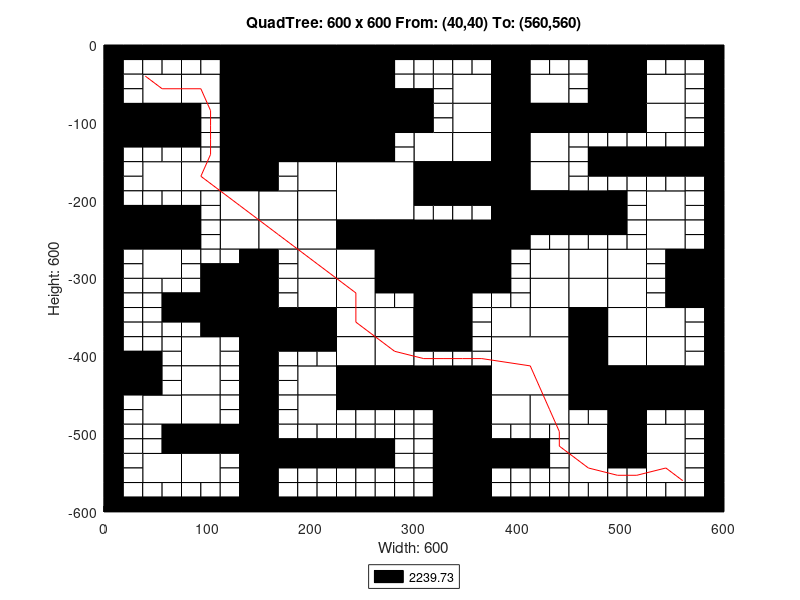

The MATLAB script that drew this image:
axis([0 600 -600 0]);
title('QuadTree: 600 x 600 From: (40,40) To: (560,560)');
xlabel('Width: 600');
ylabel('Height: 600');
rectangle('Position',[150 -75 75 75], 'FaceColor',[0 0 0]);
rectangle('Position',[150 -150 75 75], 'FaceColor',[0 0 0]);
rectangle('Position',[225 -225 75 75], 'FaceColor',[1 1 1]);
rectangle('Position',[300 -300 75 75], 'FaceColor',[0 0 0]);
rectangle('Position',[375 -450 75 75], 'FaceColor',[1 1 1]);
rectangle('Position',[37.5 -75 37.5 37.5], 'FaceColor',[1 1 1]);
rectangle('Position',[112.5 -37.5 37.5 37.5], 'FaceColor',[0 0 0]);
rectangle('Position',[75 -75 37.5 37.5], 'FaceColor',[1 1 1]);
rectangle('Position',[112.5 -75 37.5 37.5], 'FaceColor',[0 0 0]);
rectangle('Position',[0 -112.5 37.5 37.5], 'FaceColor',[0 0 0]);
rectangle('Position',[37.5 -112.5 37.5 37.5], 'FaceColor',[0 0 0]);
rectangle('Position',[112.5 -112.5 37.5 37.5], 'FaceColor',[0 0 0]);
rectangle('Position',[112.5 -150 37.5 37.5], 'FaceColor',[0 0 0]);
rectangle('Position',[225 -37.5 37.5 37.5], 'FaceColor',[0 0 0]);
rectangle('Position',[225 -75 37.5 37.5], 'FaceColor',[0 0 0]);
rectangle('Position',[225 -112.5 37.5 37.5], 'FaceColor',[0 0 0]);
rectangle('Position',[262.5 -112.5 37.5 37.5], 'FaceColor',[0 0 0]);
rectangle('Position',[225 -150 37.5 37.5], 'FaceColor',[0 0 0]);
rectangle('Position',[37.5 -187.5 37.5 37.5], 'FaceColor',[1 1 1]);
rectangle('Position',[75 -187.5 37.5 37.5], 'FaceColor',[1 1 1]);
rectangle('Position',[112.5 -187.5 37.5 37.5], 'FaceColor',[0 0 0]);
rectangle('Position',[112.5 -225 37.5 37.5], 'FaceColor',[1 1 1]);
rectangle('Position',[0 -262.5 37.5 37.5], 'FaceColor',[0 0 0]);
rectangle('Position',[37.5 -262.5 37.5 37.5], 'FaceColor',[0 0 0]);
rectangle('Position',[37.5 -300 37.5 37.5], 'FaceColor',[1 1 1]);
rectangle('Position',[112.5 -262.5 37.5 37.5], 'FaceColor',[1 1 1]);
rectangle('Position',[187.5 -187.5 37.5 37.5], 'FaceColor',[1 1 1]);
rectangle('Position',[150 -225 37.5 37.5], 'FaceColor',[1 1 1]);
rectangle('Position',[187.5 -225 37.5 37.5], 'FaceColor',[1 1 1]);
rectangle('Position',[150 -262.5 37.5 37.5], 'FaceColor',[1 1 1]);
rectangle('Position',[187.5 -262.5 37.5 37.5], 'FaceColor',[1 1 1]);
rectangle('Position',[187.5 -300 37.5 37.5], 'FaceColor',[1 1 1]);
rectangle('Position',[225 -262.5 37.5 37.5], 'FaceColor',[0 0 0]);
rectangle('Position',[262.5 -262.5 37.5 37.5], 'FaceColor',[0 0 0]);
rectangle('Position',[225 -300 37.5 37.5], 'FaceColor',[1 1 1]);
rectangle('Position',[262.5 -300 37.5 37.5], 'FaceColor',[0 0 0]);
rectangle('Position',[337.5 -75 37.5 37.5], 'FaceColor',[1 1 1]);
rectangle('Position',[375 -37.5 37.5 37.5], 'FaceColor',[0 0 0]);
rectangle('Position',[375 -75 37.5 37.5], 'FaceColor',[0 0 0]);
rectangle('Position',[412.5 -75 37.5 37.5], 'FaceColor',[1 1 1]);
rectangle('Position',[337.5 -112.5 37.5 37.5], 'FaceColor',[1 1 1]);
rectangle('Position',[300 -150 37.5 37.5], 'FaceColor',[1 1 1]);
rectangle('Position',[337.5 -150 37.5 37.5], 'FaceColor',[1 1 1]);
rectangle('Position',[375 -112.5 37.5 37.5], 'FaceColor',[0 0 0]);
rectangle('Position',[412.5 -112.5 37.5 37.5], 'FaceColor',[0 0 0]);
rectangle('Position',[375 -150 37.5 37.5], 'FaceColor',[0 0 0]);
rectangle('Position',[412.5 -150 37.5 37.5], 'FaceColor',[1 1 1]);
rectangle('Position',[487.5 -37.5 37.5 37.5], 'FaceColor',[0 0 0]);
rectangle('Position',[487.5 -75 37.5 37.5], 'FaceColor',[0 0 0]);
rectangle('Position',[525 -75 37.5 37.5], 'FaceColor',[1 1 1]);
rectangle('Position',[450 -112.5 37.5 37.5], 'FaceColor',[0 0 0]);
rectangle('Position',[487.5 -112.5 37.5 37.5], 'FaceColor',[0 0 0]);
rectangle('Position',[525 -112.5 37.5 37.5], 'FaceColor',[1 1 1]);
rectangle('Position',[300 -187.5 37.5 37.5], 'FaceColor',[0 0 0]);
rectangle('Position',[337.5 -187.5 37.5 37.5], 'FaceColor',[0 0 0]);
rectangle('Position',[375 -187.5 37.5 37.5], 'FaceColor',[0 0 0]);
rectangle('Position',[412.5 -187.5 37.5 37.5], 'FaceColor',[1 1 1]);
rectangle('Position',[375 -225 37.5 37.5], 'FaceColor',[0 0 0]);
rectangle('Position',[412.5 -225 37.5 37.5], 'FaceColor',[0 0 0]);
rectangle('Position',[375 -262.5 37.5 37.5], 'FaceColor',[0 0 0]);
rectangle('Position',[412.5 -300 37.5 37.5], 'FaceColor',[1 1 1]);
rectangle('Position',[450 -225 37.5 37.5], 'FaceColor',[0 0 0]);
rectangle('Position',[525 -225 37.5 37.5], 'FaceColor',[1 1 1]);
rectangle('Position',[450 -300 37.5 37.5], 'FaceColor',[1 1 1]);
rectangle('Position',[487.5 -300 37.5 37.5], 'FaceColor',[1 1 1]);
rectangle('Position',[525 -262.5 37.5 37.5], 'FaceColor',[1 1 1]);
rectangle('Position',[562.5 -300 37.5 37.5], 'FaceColor',[0 0 0]);
rectangle('Position',[112.5 -337.5 37.5 37.5], 'FaceColor',[0 0 0]);
rectangle('Position',[112.5 -375 37.5 37.5], 'FaceColor',[0 0 0]);
rectangle('Position',[0 -450 37.5 37.5], 'FaceColor',[0 0 0]);
rectangle('Position',[75 -412.5 37.5 37.5], 'FaceColor',[1 1 1]);
rectangle('Position',[75 -450 37.5 37.5], 'FaceColor',[1 1 1]);
rectangle('Position',[187.5 -337.5 37.5 37.5], 'FaceColor',[1 1 1]);
rectangle('Position',[150 -375 37.5 37.5], 'FaceColor',[0 0 0]);
rectangle('Position',[187.5 -375 37.5 37.5], 'FaceColor',[0 0 0]);
rectangle('Position',[225 -337.5 37.5 37.5], 'FaceColor',[1 1 1]);
rectangle('Position',[225 -375 37.5 37.5], 'FaceColor',[1 1 1]);
rectangle('Position',[262.5 -375 37.5 37.5], 'FaceColor',[1 1 1]);
rectangle('Position',[187.5 -450 37.5 37.5], 'FaceColor',[1 1 1]);
rectangle('Position',[225 -412.5 37.5 37.5], 'FaceColor',[1 1 1]);
rectangle('Position',[262.5 -412.5 37.5 37.5], 'FaceColor',[1 1 1]);
rectangle('Position',[225 -450 37.5 37.5], 'FaceColor',[0 0 0]);
rectangle('Position',[262.5 -450 37.5 37.5], 'FaceColor',[0 0 0]);
rectangle('Position',[37.5 -487.5 37.5 37.5], 'FaceColor',[1 1 1]);
rectangle('Position',[75 -487.5 37.5 37.5], 'FaceColor',[1 1 1]);
rectangle('Position',[75 -525 37.5 37.5], 'FaceColor',[0 0 0]);
rectangle('Position',[112.5 -525 37.5 37.5], 'FaceColor',[0 0 0]);
rectangle('Position',[37.5 -562.5 37.5 37.5], 'FaceColor',[1 1 1]);
rectangle('Position',[75 -562.5 37.5 37.5], 'FaceColor',[1 1 1]);
rectangle('Position',[187.5 -487.5 37.5 37.5], 'FaceColor',[1 1 1]);
rectangle('Position',[300 -337.5 37.5 37.5], 'FaceColor',[0 0 0]);
rectangle('Position',[300 -375 37.5 37.5], 'FaceColor',[0 0 0]);
rectangle('Position',[412.5 -337.5 37.5 37.5], 'FaceColor',[1 1 1]);
rectangle('Position',[375 -375 37.5 37.5], 'FaceColor',[1 1 1]);
rectangle('Position',[412.5 -375 37.5 37.5], 'FaceColor',[1 1 1]);
rectangle('Position',[300 -450 37.5 37.5], 'FaceColor',[0 0 0]);
rectangle('Position',[337.5 -450 37.5 37.5], 'FaceColor',[0 0 0]);
rectangle('Position',[450 -337.5 37.5 37.5], 'FaceColor',[1 1 1]);
rectangle('Position',[487.5 -337.5 37.5 37.5], 'FaceColor',[1 1 1]);
rectangle('Position',[450 -375 37.5 37.5], 'FaceColor',[0 0 0]);
rectangle('Position',[487.5 -375 37.5 37.5], 'FaceColor',[1 1 1]);
rectangle('Position',[562.5 -337.5 37.5 37.5], 'FaceColor',[0 0 0]);
rectangle('Position',[525 -375 37.5 37.5], 'FaceColor',[1 1 1]);
rectangle('Position',[450 -412.5 37.5 37.5], 'FaceColor',[0 0 0]);
rectangle('Position',[487.5 -412.5 37.5 37.5], 'FaceColor',[1 1 1]);
rectangle('Position',[450 -450 37.5 37.5], 'FaceColor',[0 0 0]);
rectangle('Position',[487.5 -450 37.5 37.5], 'FaceColor',[0 0 0]);
rectangle('Position',[525 -412.5 37.5 37.5], 'FaceColor',[1 1 1]);
rectangle('Position',[525 -450 37.5 37.5], 'FaceColor',[0 0 0]);
rectangle('Position',[562.5 -450 37.5 37.5], 'FaceColor',[0 0 0]);
rectangle('Position',[337.5 -487.5 37.5 37.5], 'FaceColor',[0 0 0]);
rectangle('Position',[337.5 -525 37.5 37.5], 'FaceColor',[0 0 0]);
rectangle('Position',[375 -487.5 37.5 37.5], 'FaceColor',[1 1 1]);
rectangle('Position',[412.5 -487.5 37.5 37.5], 'FaceColor',[1 1 1]);
rectangle('Position',[337.5 -562.5 37.5 37.5], 'FaceColor',[0 0 0]);
rectangle('Position',[337.5 -600 37.5 37.5], 'FaceColor',[0 0 0]);
rectangle('Position',[487.5 -487.5 37.5 37.5], 'FaceColor',[0 0 0]);
rectangle('Position',[450 -525 37.5 37.5], 'FaceColor',[1 1 1]);
rectangle('Position',[487.5 -525 37.5 37.5], 'FaceColor',[0 0 0]);
rectangle('Position',[525 -525 37.5 37.5], 'FaceColor',[1 1 1]);
rectangle('Position',[450 -562.5 37.5 37.5], 'FaceColor',[1 1 1]);
rectangle('Position',[525 -562.5 37.5 37.5], 'FaceColor',[1 1 1]);
rectangle('Position',[0 -18.75 18.75 18.75], 'FaceColor',[0 0 0]);
rectangle('Position',[18.75 -18.75 18.75 18.75], 'FaceColor',[0 0 0]);
rectangle('Position',[0 -37.5 18.75 18.75], 'FaceColor',[0 0 0]);
rectangle('Position',[18.75 -37.5 18.75 18.75], 'FaceColor',[1 1 1]);
rectangle('Position',[37.5 -18.75 18.75 18.75], 'FaceColor',[0 0 0]);
rectangle('Position',[56.25 -18.75 18.75 18.75], 'FaceColor',[0 0 0]);
rectangle('Position',[37.5 -37.5 18.75 18.75], 'FaceColor',[1 1 1]);
rectangle('Position',[56.25 -37.5 18.75 18.75], 'FaceColor',[1 1 1]);
rectangle('Position',[0 -56.25 18.75 18.75], 'FaceColor',[0 0 0]);
rectangle('Position',[18.75 -56.25 18.75 18.75], 'FaceColor',[1 1 1]);
rectangle('Position',[0 -75 18.75 18.75], 'FaceColor',[0 0 0]);
rectangle('Position',[18.75 -75 18.75 18.75], 'FaceColor',[1 1 1]);
rectangle('Position',[75 -18.75 18.75 18.75], 'FaceColor',[0 0 0]);
rectangle('Position',[93.75 -18.75 18.75 18.75], 'FaceColor',[0 0 0]);
rectangle('Position',[75 -37.5 18.75 18.75], 'FaceColor',[1 1 1]);
rectangle('Position',[93.75 -37.5 18.75 18.75], 'FaceColor',[1 1 1]);
rectangle('Position',[0 -131.25 18.75 18.75], 'FaceColor',[0 0 0]);
rectangle('Position',[18.75 -131.25 18.75 18.75], 'FaceColor',[0 0 0]);
rectangle('Position',[0 -150 18.75 18.75], 'FaceColor',[0 0 0]);
rectangle('Position',[18.75 -150 18.75 18.75], 'FaceColor',[1 1 1]);
rectangle('Position',[37.5 -131.25 18.75 18.75], 'FaceColor',[0 0 0]);
rectangle('Position',[56.25 -131.25 18.75 18.75], 'FaceColor',[0 0 0]);
rectangle('Position',[37.5 -150 18.75 18.75], 'FaceColor',[1 1 1]);
rectangle('Position',[56.25 -150 18.75 18.75], 'FaceColor',[1 1 1]);
rectangle('Position',[75 -93.75 18.75 18.75], 'FaceColor',[0 0 0]);
rectangle('Position',[93.75 -93.75 18.75 18.75], 'FaceColor',[1 1 1]);
rectangle('Position',[75 -112.5 18.75 18.75], 'FaceColor',[0 0 0]);
rectangle('Position',[93.75 -112.5 18.75 18.75], 'FaceColor',[1 1 1]);
rectangle('Position',[75 -131.25 18.75 18.75], 'FaceColor',[0 0 0]);
rectangle('Position',[93.75 -131.25 18.75 18.75], 'FaceColor',[1 1 1]);
rectangle('Position',[75 -150 18.75 18.75], 'FaceColor',[1 1 1]);
rectangle('Position',[93.75 -150 18.75 18.75], 'FaceColor',[1 1 1]);
rectangle('Position',[262.5 -18.75 18.75 18.75], 'FaceColor',[0 0 0]);
rectangle('Position',[281.25 -18.75 18.75 18.75], 'FaceColor',[0 0 0]);
rectangle('Position',[262.5 -37.5 18.75 18.75], 'FaceColor',[0 0 0]);
rectangle('Position',[281.25 -37.5 18.75 18.75], 'FaceColor',[1 1 1]);
rectangle('Position',[262.5 -56.25 18.75 18.75], 'FaceColor',[0 0 0]);
rectangle('Position',[281.25 -56.25 18.75 18.75], 'FaceColor',[1 1 1]);
rectangle('Position',[262.5 -75 18.75 18.75], 'FaceColor',[0 0 0]);
rectangle('Position',[281.25 -75 18.75 18.75], 'FaceColor',[0 0 0]);
rectangle('Position',[262.5 -131.25 18.75 18.75], 'FaceColor',[0 0 0]);
rectangle('Position',[281.25 -131.25 18.75 18.75], 'FaceColor',[1 1 1]);
rectangle('Position',[262.5 -150 18.75 18.75], 'FaceColor',[0 0 0]);
rectangle('Position',[281.25 -150 18.75 18.75], 'FaceColor',[1 1 1]);
rectangle('Position',[0 -168.75 18.75 18.75], 'FaceColor',[0 0 0]);
rectangle('Position',[18.75 -168.75 18.75 18.75], 'FaceColor',[1 1 1]);
rectangle('Position',[0 -187.5 18.75 18.75], 'FaceColor',[0 0 0]);
rectangle('Position',[18.75 -187.5 18.75 18.75], 'FaceColor',[1 1 1]);
rectangle('Position',[0 -206.25 18.75 18.75], 'FaceColor',[0 0 0]);
rectangle('Position',[18.75 -206.25 18.75 18.75], 'FaceColor',[1 1 1]);
rectangle('Position',[0 -225 18.75 18.75], 'FaceColor',[0 0 0]);
rectangle('Position',[18.75 -225 18.75 18.75], 'FaceColor',[0 0 0]);
rectangle('Position',[37.5 -206.25 18.75 18.75], 'FaceColor',[1 1 1]);
rectangle('Position',[56.25 -206.25 18.75 18.75], 'FaceColor',[1 1 1]);
rectangle('Position',[37.5 -225 18.75 18.75], 'FaceColor',[0 0 0]);
rectangle('Position',[56.25 -225 18.75 18.75], 'FaceColor',[0 0 0]);
rectangle('Position',[75 -206.25 18.75 18.75], 'FaceColor',[1 1 1]);
rectangle('Position',[93.75 -206.25 18.75 18.75], 'FaceColor',[1 1 1]);
rectangle('Position',[75 -225 18.75 18.75], 'FaceColor',[0 0 0]);
rectangle('Position',[93.75 -225 18.75 18.75], 'FaceColor',[1 1 1]);
rectangle('Position',[0 -281.25 18.75 18.75], 'FaceColor',[0 0 0]);
rectangle('Position',[18.75 -281.25 18.75 18.75], 'FaceColor',[1 1 1]);
rectangle('Position',[0 -300 18.75 18.75], 'FaceColor',[0 0 0]);
rectangle('Position',[18.75 -300 18.75 18.75], 'FaceColor',[1 1 1]);
rectangle('Position',[75 -243.75 18.75 18.75], 'FaceColor',[0 0 0]);
rectangle('Position',[93.75 -243.75 18.75 18.75], 'FaceColor',[1 1 1]);
rectangle('Position',[75 -262.5 18.75 18.75], 'FaceColor',[0 0 0]);
rectangle('Position',[93.75 -262.5 18.75 18.75], 'FaceColor',[1 1 1]);
rectangle('Position',[75 -281.25 18.75 18.75], 'FaceColor',[1 1 1]);
rectangle('Position',[93.75 -281.25 18.75 18.75], 'FaceColor',[1 1 1]);
rectangle('Position',[75 -300 18.75 18.75], 'FaceColor',[1 1 1]);
rectangle('Position',[93.75 -300 18.75 18.75], 'FaceColor',[0 0 0]);
rectangle('Position',[112.5 -281.25 18.75 18.75], 'FaceColor',[1 1 1]);
rectangle('Position',[131.25 -281.25 18.75 18.75], 'FaceColor',[0 0 0]);
rectangle('Position',[112.5 -300 18.75 18.75], 'FaceColor',[0 0 0]);
rectangle('Position',[131.25 -300 18.75 18.75], 'FaceColor',[0 0 0]);
rectangle('Position',[150 -168.75 18.75 18.75], 'FaceColor',[0 0 0]);
rectangle('Position',[168.75 -168.75 18.75 18.75], 'FaceColor',[1 1 1]);
rectangle('Position',[150 -187.5 18.75 18.75], 'FaceColor',[0 0 0]);
rectangle('Position',[168.75 -187.5 18.75 18.75], 'FaceColor',[1 1 1]);
rectangle('Position',[150 -281.25 18.75 18.75], 'FaceColor',[0 0 0]);
rectangle('Position',[168.75 -281.25 18.75 18.75], 'FaceColor',[1 1 1]);
rectangle('Position',[150 -300 18.75 18.75], 'FaceColor',[0 0 0]);
rectangle('Position',[168.75 -300 18.75 18.75], 'FaceColor',[1 1 1]);
rectangle('Position',[300 -18.75 18.75 18.75], 'FaceColor',[0 0 0]);
rectangle('Position',[318.75 -18.75 18.75 18.75], 'FaceColor',[0 0 0]);
rectangle('Position',[300 -37.5 18.75 18.75], 'FaceColor',[1 1 1]);
rectangle('Position',[318.75 -37.5 18.75 18.75], 'FaceColor',[1 1 1]);
rectangle('Position',[337.5 -18.75 18.75 18.75], 'FaceColor',[0 0 0]);
rectangle('Position',[356.25 -18.75 18.75 18.75], 'FaceColor',[0 0 0]);
rectangle('Position',[337.5 -37.5 18.75 18.75], 'FaceColor',[1 1 1]);
rectangle('Position',[356.25 -37.5 18.75 18.75], 'FaceColor',[1 1 1]);
rectangle('Position',[300 -56.25 18.75 18.75], 'FaceColor',[1 1 1]);
rectangle('Position',[318.75 -56.25 18.75 18.75], 'FaceColor',[1 1 1]);
rectangle('Position',[300 -75 18.75 18.75], 'FaceColor',[0 0 0]);
rectangle('Position',[318.75 -75 18.75 18.75], 'FaceColor',[1 1 1]);
rectangle('Position',[412.5 -18.75 18.75 18.75], 'FaceColor',[0 0 0]);
rectangle('Position',[431.25 -18.75 18.75 18.75], 'FaceColor',[0 0 0]);
rectangle('Position',[412.5 -37.5 18.75 18.75], 'FaceColor',[1 1 1]);
rectangle('Position',[431.25 -37.5 18.75 18.75], 'FaceColor',[1 1 1]);
rectangle('Position',[300 -93.75 18.75 18.75], 'FaceColor',[0 0 0]);
rectangle('Position',[318.75 -93.75 18.75 18.75], 'FaceColor',[1 1 1]);
rectangle('Position',[300 -112.5 18.75 18.75], 'FaceColor',[0 0 0]);
rectangle('Position',[318.75 -112.5 18.75 18.75], 'FaceColor',[1 1 1]);
rectangle('Position',[450 -18.75 18.75 18.75], 'FaceColor',[0 0 0]);
rectangle('Position',[468.75 -18.75 18.75 18.75], 'FaceColor',[0 0 0]);
rectangle('Position',[450 -37.5 18.75 18.75], 'FaceColor',[1 1 1]);
rectangle('Position',[468.75 -37.5 18.75 18.75], 'FaceColor',[0 0 0]);
rectangle('Position',[450 -56.25 18.75 18.75], 'FaceColor',[1 1 1]);
rectangle('Position',[468.75 -56.25 18.75 18.75], 'FaceColor',[0 0 0]);
rectangle('Position',[450 -75 18.75 18.75], 'FaceColor',[1 1 1]);
rectangle('Position',[468.75 -75 18.75 18.75], 'FaceColor',[0 0 0]);
rectangle('Position',[525 -18.75 18.75 18.75], 'FaceColor',[0 0 0]);
rectangle('Position',[543.75 -18.75 18.75 18.75], 'FaceColor',[0 0 0]);
rectangle('Position',[525 -37.5 18.75 18.75], 'FaceColor',[1 1 1]);
rectangle('Position',[543.75 -37.5 18.75 18.75], 'FaceColor',[1 1 1]);
rectangle('Position',[562.5 -18.75 18.75 18.75], 'FaceColor',[0 0 0]);
rectangle('Position',[581.25 -18.75 18.75 18.75], 'FaceColor',[0 0 0]);
rectangle('Position',[562.5 -37.5 18.75 18.75], 'FaceColor',[1 1 1]);
rectangle('Position',[581.25 -37.5 18.75 18.75], 'FaceColor',[0 0 0]);
rectangle('Position',[562.5 -56.25 18.75 18.75], 'FaceColor',[1 1 1]);
rectangle('Position',[581.25 -56.25 18.75 18.75], 'FaceColor',[0 0 0]);
rectangle('Position',[562.5 -75 18.75 18.75], 'FaceColor',[1 1 1]);
rectangle('Position',[581.25 -75 18.75 18.75], 'FaceColor',[0 0 0]);
rectangle('Position',[450 -131.25 18.75 18.75], 'FaceColor',[1 1 1]);
rectangle('Position',[468.75 -131.25 18.75 18.75], 'FaceColor',[1 1 1]);
rectangle('Position',[450 -150 18.75 18.75], 'FaceColor',[1 1 1]);
rectangle('Position',[468.75 -150 18.75 18.75], 'FaceColor',[0 0 0]);
rectangle('Position',[487.5 -131.25 18.75 18.75], 'FaceColor',[1 1 1]);
rectangle('Position',[506.25 -131.25 18.75 18.75], 'FaceColor',[1 1 1]);
rectangle('Position',[487.5 -150 18.75 18.75], 'FaceColor',[0 0 0]);
rectangle('Position',[506.25 -150 18.75 18.75], 'FaceColor',[0 0 0]);
rectangle('Position',[562.5 -93.75 18.75 18.75], 'FaceColor',[1 1 1]);
rectangle('Position',[581.25 -93.75 18.75 18.75], 'FaceColor',[0 0 0]);
rectangle('Position',[562.5 -112.5 18.75 18.75], 'FaceColor',[1 1 1]);
rectangle('Position',[581.25 -112.5 18.75 18.75], 'FaceColor',[0 0 0]);
rectangle('Position',[525 -131.25 18.75 18.75], 'FaceColor',[1 1 1]);
rectangle('Position',[543.75 -131.25 18.75 18.75], 'FaceColor',[1 1 1]);
rectangle('Position',[525 -150 18.75 18.75], 'FaceColor',[0 0 0]);
rectangle('Position',[543.75 -150 18.75 18.75], 'FaceColor',[0 0 0]);
rectangle('Position',[562.5 -131.25 18.75 18.75], 'FaceColor',[1 1 1]);
rectangle('Position',[581.25 -131.25 18.75 18.75], 'FaceColor',[0 0 0]);
rectangle('Position',[562.5 -150 18.75 18.75], 'FaceColor',[0 0 0]);
rectangle('Position',[581.25 -150 18.75 18.75], 'FaceColor',[0 0 0]);
rectangle('Position',[300 -206.25 18.75 18.75], 'FaceColor',[0 0 0]);
rectangle('Position',[318.75 -206.25 18.75 18.75], 'FaceColor',[0 0 0]);
rectangle('Position',[300 -225 18.75 18.75], 'FaceColor',[1 1 1]);
rectangle('Position',[318.75 -225 18.75 18.75], 'FaceColor',[1 1 1]);
rectangle('Position',[337.5 -206.25 18.75 18.75], 'FaceColor',[0 0 0]);
rectangle('Position',[356.25 -206.25 18.75 18.75], 'FaceColor',[0 0 0]);
rectangle('Position',[337.5 -225 18.75 18.75], 'FaceColor',[1 1 1]);
rectangle('Position',[356.25 -225 18.75 18.75], 'FaceColor',[1 1 1]);
rectangle('Position',[412.5 -243.75 18.75 18.75], 'FaceColor',[0 0 0]);
rectangle('Position',[431.25 -243.75 18.75 18.75], 'FaceColor',[0 0 0]);
rectangle('Position',[412.5 -262.5 18.75 18.75], 'FaceColor',[1 1 1]);
rectangle('Position',[431.25 -262.5 18.75 18.75], 'FaceColor',[1 1 1]);
rectangle('Position',[375 -281.25 18.75 18.75], 'FaceColor',[0 0 0]);
rectangle('Position',[393.75 -281.25 18.75 18.75], 'FaceColor',[1 1 1]);
rectangle('Position',[375 -300 18.75 18.75], 'FaceColor',[0 0 0]);
rectangle('Position',[393.75 -300 18.75 18.75], 'FaceColor',[1 1 1]);
rectangle('Position',[450 -168.75 18.75 18.75], 'FaceColor',[1 1 1]);
rectangle('Position',[468.75 -168.75 18.75 18.75], 'FaceColor',[0 0 0]);
rectangle('Position',[450 -187.5 18.75 18.75], 'FaceColor',[1 1 1]);
rectangle('Position',[468.75 -187.5 18.75 18.75], 'FaceColor',[1 1 1]);
rectangle('Position',[487.5 -168.75 18.75 18.75], 'FaceColor',[0 0 0]);
rectangle('Position',[506.25 -168.75 18.75 18.75], 'FaceColor',[0 0 0]);
rectangle('Position',[487.5 -187.5 18.75 18.75], 'FaceColor',[1 1 1]);
rectangle('Position',[506.25 -187.5 18.75 18.75], 'FaceColor',[1 1 1]);
rectangle('Position',[487.5 -206.25 18.75 18.75], 'FaceColor',[0 0 0]);
rectangle('Position',[506.25 -206.25 18.75 18.75], 'FaceColor',[1 1 1]);
rectangle('Position',[487.5 -225 18.75 18.75], 'FaceColor',[0 0 0]);
rectangle('Position',[506.25 -225 18.75 18.75], 'FaceColor',[1 1 1]);
rectangle('Position',[525 -168.75 18.75 18.75], 'FaceColor',[0 0 0]);
rectangle('Position',[543.75 -168.75 18.75 18.75], 'FaceColor',[0 0 0]);
rectangle('Position',[525 -187.5 18.75 18.75], 'FaceColor',[1 1 1]);
rectangle('Position',[543.75 -187.5 18.75 18.75], 'FaceColor',[1 1 1]);
rectangle('Position',[562.5 -168.75 18.75 18.75], 'FaceColor',[0 0 0]);
rectangle('Position',[581.25 -168.75 18.75 18.75], 'FaceColor',[0 0 0]);
rectangle('Position',[562.5 -187.5 18.75 18.75], 'FaceColor',[1 1 1]);
rectangle('Position',[581.25 -187.5 18.75 18.75], 'FaceColor',[0 0 0]);
rectangle('Position',[562.5 -206.25 18.75 18.75], 'FaceColor',[1 1 1]);
rectangle('Position',[581.25 -206.25 18.75 18.75], 'FaceColor',[0 0 0]);
rectangle('Position',[562.5 -225 18.75 18.75], 'FaceColor',[1 1 1]);
rectangle('Position',[581.25 -225 18.75 18.75], 'FaceColor',[0 0 0]);
rectangle('Position',[450 -243.75 18.75 18.75], 'FaceColor',[0 0 0]);
rectangle('Position',[468.75 -243.75 18.75 18.75], 'FaceColor',[0 0 0]);
rectangle('Position',[450 -262.5 18.75 18.75], 'FaceColor',[1 1 1]);
rectangle('Position',[468.75 -262.5 18.75 18.75], 'FaceColor',[1 1 1]);
rectangle('Position',[487.5 -243.75 18.75 18.75], 'FaceColor',[0 0 0]);
rectangle('Position',[506.25 -243.75 18.75 18.75], 'FaceColor',[1 1 1]);
rectangle('Position',[487.5 -262.5 18.75 18.75], 'FaceColor',[1 1 1]);
rectangle('Position',[506.25 -262.5 18.75 18.75], 'FaceColor',[1 1 1]);
rectangle('Position',[562.5 -243.75 18.75 18.75], 'FaceColor',[1 1 1]);
rectangle('Position',[581.25 -243.75 18.75 18.75], 'FaceColor',[0 0 0]);
rectangle('Position',[562.5 -262.5 18.75 18.75], 'FaceColor',[1 1 1]);
rectangle('Position',[581.25 -262.5 18.75 18.75], 'FaceColor',[0 0 0]);
rectangle('Position',[525 -281.25 18.75 18.75], 'FaceColor',[1 1 1]);
rectangle('Position',[543.75 -281.25 18.75 18.75], 'FaceColor',[0 0 0]);
rectangle('Position',[525 -300 18.75 18.75], 'FaceColor',[1 1 1]);
rectangle('Position',[543.75 -300 18.75 18.75], 'FaceColor',[0 0 0]);
rectangle('Position',[0 -318.75 18.75 18.75], 'FaceColor',[0 0 0]);
rectangle('Position',[18.75 -318.75 18.75 18.75], 'FaceColor',[1 1 1]);
rectangle('Position',[0 -337.5 18.75 18.75], 'FaceColor',[0 0 0]);
rectangle('Position',[18.75 -337.5 18.75 18.75], 'FaceColor',[1 1 1]);
rectangle('Position',[37.5 -318.75 18.75 18.75], 'FaceColor',[1 1 1]);
rectangle('Position',[56.25 -318.75 18.75 18.75], 'FaceColor',[1 1 1]);
rectangle('Position',[37.5 -337.5 18.75 18.75], 'FaceColor',[1 1 1]);
rectangle('Position',[56.25 -337.5 18.75 18.75], 'FaceColor',[0 0 0]);
rectangle('Position',[0 -356.25 18.75 18.75], 'FaceColor',[0 0 0]);
rectangle('Position',[18.75 -356.25 18.75 18.75], 'FaceColor',[1 1 1]);
rectangle('Position',[0 -375 18.75 18.75], 'FaceColor',[0 0 0]);
rectangle('Position',[18.75 -375 18.75 18.75], 'FaceColor',[1 1 1]);
rectangle('Position',[37.5 -356.25 18.75 18.75], 'FaceColor',[1 1 1]);
rectangle('Position',[56.25 -356.25 18.75 18.75], 'FaceColor',[0 0 0]);
rectangle('Position',[37.5 -375 18.75 18.75], 'FaceColor',[1 1 1]);
rectangle('Position',[56.25 -375 18.75 18.75], 'FaceColor',[1 1 1]);
rectangle('Position',[75 -318.75 18.75 18.75], 'FaceColor',[1 1 1]);
rectangle('Position',[93.75 -318.75 18.75 18.75], 'FaceColor',[0 0 0]);
rectangle('Position',[75 -337.5 18.75 18.75], 'FaceColor',[0 0 0]);
rectangle('Position',[93.75 -337.5 18.75 18.75], 'FaceColor',[0 0 0]);
rectangle('Position',[75 -356.25 18.75 18.75], 'FaceColor',[0 0 0]);
rectangle('Position',[93.75 -356.25 18.75 18.75], 'FaceColor',[0 0 0]);
rectangle('Position',[75 -375 18.75 18.75], 'FaceColor',[1 1 1]);
rectangle('Position',[93.75 -375 18.75 18.75], 'FaceColor',[0 0 0]);
rectangle('Position',[0 -393.75 18.75 18.75], 'FaceColor',[0 0 0]);
rectangle('Position',[18.75 -393.75 18.75 18.75], 'FaceColor',[1 1 1]);
rectangle('Position',[0 -412.5 18.75 18.75], 'FaceColor',[0 0 0]);
rectangle('Position',[18.75 -412.5 18.75 18.75], 'FaceColor',[0 0 0]);
rectangle('Position',[37.5 -393.75 18.75 18.75], 'FaceColor',[1 1 1]);
rectangle('Position',[56.25 -393.75 18.75 18.75], 'FaceColor',[1 1 1]);
rectangle('Position',[37.5 -412.5 18.75 18.75], 'FaceColor',[0 0 0]);
rectangle('Position',[56.25 -412.5 18.75 18.75], 'FaceColor',[1 1 1]);
rectangle('Position',[37.5 -431.25 18.75 18.75], 'FaceColor',[0 0 0]);
rectangle('Position',[56.25 -431.25 18.75 18.75], 'FaceColor',[1 1 1]);
rectangle('Position',[37.5 -450 18.75 18.75], 'FaceColor',[0 0 0]);
rectangle('Position',[56.25 -450 18.75 18.75], 'FaceColor',[1 1 1]);
rectangle('Position',[112.5 -393.75 18.75 18.75], 'FaceColor',[1 1 1]);
rectangle('Position',[131.25 -393.75 18.75 18.75], 'FaceColor',[0 0 0]);
rectangle('Position',[112.5 -412.5 18.75 18.75], 'FaceColor',[1 1 1]);
rectangle('Position',[131.25 -412.5 18.75 18.75], 'FaceColor',[0 0 0]);
rectangle('Position',[112.5 -431.25 18.75 18.75], 'FaceColor',[1 1 1]);
rectangle('Position',[131.25 -431.25 18.75 18.75], 'FaceColor',[0 0 0]);
rectangle('Position',[112.5 -450 18.75 18.75], 'FaceColor',[1 1 1]);
rectangle('Position',[131.25 -450 18.75 18.75], 'FaceColor',[0 0 0]);
rectangle('Position',[150 -318.75 18.75 18.75], 'FaceColor',[0 0 0]);
rectangle('Position',[168.75 -318.75 18.75 18.75], 'FaceColor',[1 1 1]);
rectangle('Position',[150 -337.5 18.75 18.75], 'FaceColor',[0 0 0]);
rectangle('Position',[168.75 -337.5 18.75 18.75], 'FaceColor',[1 1 1]);
rectangle('Position',[262.5 -318.75 18.75 18.75], 'FaceColor',[0 0 0]);
rectangle('Position',[281.25 -318.75 18.75 18.75], 'FaceColor',[0 0 0]);
rectangle('Position',[262.5 -337.5 18.75 18.75], 'FaceColor',[1 1 1]);
rectangle('Position',[281.25 -337.5 18.75 18.75], 'FaceColor',[1 1 1]);
rectangle('Position',[150 -393.75 18.75 18.75], 'FaceColor',[0 0 0]);
rectangle('Position',[168.75 -393.75 18.75 18.75], 'FaceColor',[0 0 0]);
rectangle('Position',[150 -412.5 18.75 18.75], 'FaceColor',[0 0 0]);
rectangle('Position',[168.75 -412.5 18.75 18.75], 'FaceColor',[1 1 1]);
rectangle('Position',[187.5 -393.75 18.75 18.75], 'FaceColor',[0 0 0]);
rectangle('Position',[206.25 -393.75 18.75 18.75], 'FaceColor',[0 0 0]);
rectangle('Position',[187.5 -412.5 18.75 18.75], 'FaceColor',[1 1 1]);
rectangle('Position',[206.25 -412.5 18.75 18.75], 'FaceColor',[1 1 1]);
rectangle('Position',[150 -431.25 18.75 18.75], 'FaceColor',[0 0 0]);
rectangle('Position',[168.75 -431.25 18.75 18.75], 'FaceColor',[1 1 1]);
rectangle('Position',[150 -450 18.75 18.75], 'FaceColor',[0 0 0]);
rectangle('Position',[168.75 -450 18.75 18.75], 'FaceColor',[1 1 1]);
rectangle('Position',[0 -468.75 18.75 18.75], 'FaceColor',[0 0 0]);
rectangle('Position',[18.75 -468.75 18.75 18.75], 'FaceColor',[1 1 1]);
rectangle('Position',[0 -487.5 18.75 18.75], 'FaceColor',[0 0 0]);
rectangle('Position',[18.75 -487.5 18.75 18.75], 'FaceColor',[1 1 1]);
rectangle('Position',[0 -506.25 18.75 18.75], 'FaceColor',[0 0 0]);
rectangle('Position',[18.75 -506.25 18.75 18.75], 'FaceColor',[1 1 1]);
rectangle('Position',[0 -525 18.75 18.75], 'FaceColor',[0 0 0]);
rectangle('Position',[18.75 -525 18.75 18.75], 'FaceColor',[1 1 1]);
rectangle('Position',[37.5 -506.25 18.75 18.75], 'FaceColor',[1 1 1]);
rectangle('Position',[56.25 -506.25 18.75 18.75], 'FaceColor',[0 0 0]);
rectangle('Position',[37.5 -525 18.75 18.75], 'FaceColor',[1 1 1]);
rectangle('Position',[56.25 -525 18.75 18.75], 'FaceColor',[0 0 0]);
rectangle('Position',[112.5 -468.75 18.75 18.75], 'FaceColor',[1 1 1]);
rectangle('Position',[131.25 -468.75 18.75 18.75], 'FaceColor',[0 0 0]);
rectangle('Position',[112.5 -487.5 18.75 18.75], 'FaceColor',[1 1 1]);
rectangle('Position',[131.25 -487.5 18.75 18.75], 'FaceColor',[0 0 0]);
rectangle('Position',[0 -543.75 18.75 18.75], 'FaceColor',[0 0 0]);
rectangle('Position',[18.75 -543.75 18.75 18.75], 'FaceColor',[1 1 1]);
rectangle('Position',[0 -562.5 18.75 18.75], 'FaceColor',[0 0 0]);
rectangle('Position',[18.75 -562.5 18.75 18.75], 'FaceColor',[1 1 1]);
rectangle('Position',[0 -581.25 18.75 18.75], 'FaceColor',[0 0 0]);
rectangle('Position',[18.75 -581.25 18.75 18.75], 'FaceColor',[1 1 1]);
rectangle('Position',[0 -600 18.75 18.75], 'FaceColor',[0 0 0]);
rectangle('Position',[18.75 -600 18.75 18.75], 'FaceColor',[0 0 0]);
rectangle('Position',[37.5 -581.25 18.75 18.75], 'FaceColor',[1 1 1]);
rectangle('Position',[56.25 -581.25 18.75 18.75], 'FaceColor',[1 1 1]);
rectangle('Position',[37.5 -600 18.75 18.75], 'FaceColor',[0 0 0]);
rectangle('Position',[56.25 -600 18.75 18.75], 'FaceColor',[0 0 0]);
rectangle('Position',[112.5 -543.75 18.75 18.75], 'FaceColor',[1 1 1]);
rectangle('Position',[131.25 -543.75 18.75 18.75], 'FaceColor',[0 0 0]);
rectangle('Position',[112.5 -562.5 18.75 18.75], 'FaceColor',[1 1 1]);
rectangle('Position',[131.25 -562.5 18.75 18.75], 'FaceColor',[0 0 0]);
rectangle('Position',[75 -581.25 18.75 18.75], 'FaceColor',[1 1 1]);
rectangle('Position',[93.75 -581.25 18.75 18.75], 'FaceColor',[1 1 1]);
rectangle('Position',[75 -600 18.75 18.75], 'FaceColor',[0 0 0]);
rectangle('Position',[93.75 -600 18.75 18.75], 'FaceColor',[0 0 0]);
rectangle('Position',[112.5 -581.25 18.75 18.75], 'FaceColor',[1 1 1]);
rectangle('Position',[131.25 -581.25 18.75 18.75], 'FaceColor',[0 0 0]);
rectangle('Position',[112.5 -600 18.75 18.75], 'FaceColor',[0 0 0]);
rectangle('Position',[131.25 -600 18.75 18.75], 'FaceColor',[0 0 0]);
rectangle('Position',[150 -468.75 18.75 18.75], 'FaceColor',[0 0 0]);
rectangle('Position',[168.75 -468.75 18.75 18.75], 'FaceColor',[1 1 1]);
rectangle('Position',[150 -487.5 18.75 18.75], 'FaceColor',[0 0 0]);
rectangle('Position',[168.75 -487.5 18.75 18.75], 'FaceColor',[1 1 1]);
rectangle('Position',[150 -506.25 18.75 18.75], 'FaceColor',[0 0 0]);
rectangle('Position',[168.75 -506.25 18.75 18.75], 'FaceColor',[1 1 1]);
rectangle('Position',[150 -525 18.75 18.75], 'FaceColor',[0 0 0]);
rectangle('Position',[168.75 -525 18.75 18.75], 'FaceColor',[0 0 0]);
rectangle('Position',[187.5 -506.25 18.75 18.75], 'FaceColor',[1 1 1]);
rectangle('Position',[206.25 -506.25 18.75 18.75], 'FaceColor',[1 1 1]);
rectangle('Position',[187.5 -525 18.75 18.75], 'FaceColor',[0 0 0]);
rectangle('Position',[206.25 -525 18.75 18.75], 'FaceColor',[0 0 0]);
rectangle('Position',[225 -468.75 18.75 18.75], 'FaceColor',[0 0 0]);
rectangle('Position',[243.75 -468.75 18.75 18.75], 'FaceColor',[0 0 0]);
rectangle('Position',[225 -487.5 18.75 18.75], 'FaceColor',[1 1 1]);
rectangle('Position',[243.75 -487.5 18.75 18.75], 'FaceColor',[1 1 1]);
rectangle('Position',[262.5 -468.75 18.75 18.75], 'FaceColor',[0 0 0]);
rectangle('Position',[281.25 -468.75 18.75 18.75], 'FaceColor',[0 0 0]);
rectangle('Position',[262.5 -487.5 18.75 18.75], 'FaceColor',[1 1 1]);
rectangle('Position',[281.25 -487.5 18.75 18.75], 'FaceColor',[1 1 1]);
rectangle('Position',[225 -506.25 18.75 18.75], 'FaceColor',[1 1 1]);
rectangle('Position',[243.75 -506.25 18.75 18.75], 'FaceColor',[1 1 1]);
rectangle('Position',[225 -525 18.75 18.75], 'FaceColor',[0 0 0]);
rectangle('Position',[243.75 -525 18.75 18.75], 'FaceColor',[0 0 0]);
rectangle('Position',[262.5 -506.25 18.75 18.75], 'FaceColor',[1 1 1]);
rectangle('Position',[281.25 -506.25 18.75 18.75], 'FaceColor',[1 1 1]);
rectangle('Position',[262.5 -525 18.75 18.75], 'FaceColor',[0 0 0]);
rectangle('Position',[281.25 -525 18.75 18.75], 'FaceColor',[1 1 1]);
rectangle('Position',[150 -543.75 18.75 18.75], 'FaceColor',[0 0 0]);
rectangle('Position',[168.75 -543.75 18.75 18.75], 'FaceColor',[0 0 0]);
rectangle('Position',[150 -562.5 18.75 18.75], 'FaceColor',[0 0 0]);
rectangle('Position',[168.75 -562.5 18.75 18.75], 'FaceColor',[1 1 1]);
rectangle('Position',[187.5 -543.75 18.75 18.75], 'FaceColor',[0 0 0]);
rectangle('Position',[206.25 -543.75 18.75 18.75], 'FaceColor',[0 0 0]);
rectangle('Position',[187.5 -562.5 18.75 18.75], 'FaceColor',[1 1 1]);
rectangle('Position',[206.25 -562.5 18.75 18.75], 'FaceColor',[1 1 1]);
rectangle('Position',[150 -581.25 18.75 18.75], 'FaceColor',[0 0 0]);
rectangle('Position',[168.75 -581.25 18.75 18.75], 'FaceColor',[1 1 1]);
rectangle('Position',[150 -600 18.75 18.75], 'FaceColor',[0 0 0]);
rectangle('Position',[168.75 -600 18.75 18.75], 'FaceColor',[0 0 0]);
rectangle('Position',[187.5 -581.25 18.75 18.75], 'FaceColor',[1 1 1]);
rectangle('Position',[206.25 -581.25 18.75 18.75], 'FaceColor',[1 1 1]);
rectangle('Position',[187.5 -600 18.75 18.75], 'FaceColor',[0 0 0]);
rectangle('Position',[206.25 -600 18.75 18.75], 'FaceColor',[0 0 0]);
rectangle('Position',[225 -543.75 18.75 18.75], 'FaceColor',[0 0 0]);
rectangle('Position',[243.75 -543.75 18.75 18.75], 'FaceColor',[0 0 0]);
rectangle('Position',[225 -562.5 18.75 18.75], 'FaceColor',[1 1 1]);
rectangle('Position',[243.75 -562.5 18.75 18.75], 'FaceColor',[1 1 1]);
rectangle('Position',[262.5 -543.75 18.75 18.75], 'FaceColor',[0 0 0]);
rectangle('Position',[281.25 -543.75 18.75 18.75], 'FaceColor',[1 1 1]);
rectangle('Position',[262.5 -562.5 18.75 18.75], 'FaceColor',[1 1 1]);
rectangle('Position',[281.25 -562.5 18.75 18.75], 'FaceColor',[1 1 1]);
rectangle('Position',[225 -581.25 18.75 18.75], 'FaceColor',[1 1 1]);
rectangle('Position',[243.75 -581.25 18.75 18.75], 'FaceColor',[1 1 1]);
rectangle('Position',[225 -600 18.75 18.75], 'FaceColor',[0 0 0]);
rectangle('Position',[243.75 -600 18.75 18.75], 'FaceColor',[0 0 0]);
rectangle('Position',[262.5 -581.25 18.75 18.75], 'FaceColor',[1 1 1]);
rectangle('Position',[281.25 -581.25 18.75 18.75], 'FaceColor',[1 1 1]);
rectangle('Position',[262.5 -600 18.75 18.75], 'FaceColor',[0 0 0]);
rectangle('Position',[281.25 -600 18.75 18.75], 'FaceColor',[0 0 0]);
rectangle('Position',[337.5 -318.75 18.75 18.75], 'FaceColor',[0 0 0]);
rectangle('Position',[356.25 -318.75 18.75 18.75], 'FaceColor',[0 0 0]);
rectangle('Position',[337.5 -337.5 18.75 18.75], 'FaceColor',[0 0 0]);
rectangle('Position',[356.25 -337.5 18.75 18.75], 'FaceColor',[1 1 1]);
rectangle('Position',[337.5 -356.25 18.75 18.75], 'FaceColor',[0 0 0]);
rectangle('Position',[356.25 -356.25 18.75 18.75], 'FaceColor',[1 1 1]);
rectangle('Position',[337.5 -375 18.75 18.75], 'FaceColor',[0 0 0]);
rectangle('Position',[356.25 -375 18.75 18.75], 'FaceColor',[1 1 1]);
rectangle('Position',[375 -318.75 18.75 18.75], 'FaceColor',[0 0 0]);
rectangle('Position',[393.75 -318.75 18.75 18.75], 'FaceColor',[1 1 1]);
rectangle('Position',[375 -337.5 18.75 18.75], 'FaceColor',[1 1 1]);
rectangle('Position',[393.75 -337.5 18.75 18.75], 'FaceColor',[1 1 1]);
rectangle('Position',[300 -393.75 18.75 18.75], 'FaceColor',[0 0 0]);
rectangle('Position',[318.75 -393.75 18.75 18.75], 'FaceColor',[0 0 0]);
rectangle('Position',[300 -412.5 18.75 18.75], 'FaceColor',[1 1 1]);
rectangle('Position',[318.75 -412.5 18.75 18.75], 'FaceColor',[1 1 1]);
rectangle('Position',[337.5 -393.75 18.75 18.75], 'FaceColor',[0 0 0]);
rectangle('Position',[356.25 -393.75 18.75 18.75], 'FaceColor',[1 1 1]);
rectangle('Position',[337.5 -412.5 18.75 18.75], 'FaceColor',[1 1 1]);
rectangle('Position',[356.25 -412.5 18.75 18.75], 'FaceColor',[1 1 1]);
rectangle('Position',[525 -318.75 18.75 18.75], 'FaceColor',[1 1 1]);
rectangle('Position',[543.75 -318.75 18.75 18.75], 'FaceColor',[0 0 0]);
rectangle('Position',[525 -337.5 18.75 18.75], 'FaceColor',[1 1 1]);
rectangle('Position',[543.75 -337.5 18.75 18.75], 'FaceColor',[0 0 0]);
rectangle('Position',[562.5 -356.25 18.75 18.75], 'FaceColor',[1 1 1]);
rectangle('Position',[581.25 -356.25 18.75 18.75], 'FaceColor',[0 0 0]);
rectangle('Position',[562.5 -375 18.75 18.75], 'FaceColor',[1 1 1]);
rectangle('Position',[581.25 -375 18.75 18.75], 'FaceColor',[0 0 0]);
rectangle('Position',[562.5 -393.75 18.75 18.75], 'FaceColor',[1 1 1]);
rectangle('Position',[581.25 -393.75 18.75 18.75], 'FaceColor',[0 0 0]);
rectangle('Position',[562.5 -412.5 18.75 18.75], 'FaceColor',[1 1 1]);
rectangle('Position',[581.25 -412.5 18.75 18.75], 'FaceColor',[0 0 0]);
rectangle('Position',[300 -468.75 18.75 18.75], 'FaceColor',[0 0 0]);
rectangle('Position',[318.75 -468.75 18.75 18.75], 'FaceColor',[0 0 0]);
rectangle('Position',[300 -487.5 18.75 18.75], 'FaceColor',[1 1 1]);
rectangle('Position',[318.75 -487.5 18.75 18.75], 'FaceColor',[0 0 0]);
rectangle('Position',[300 -506.25 18.75 18.75], 'FaceColor',[1 1 1]);
rectangle('Position',[318.75 -506.25 18.75 18.75], 'FaceColor',[0 0 0]);
rectangle('Position',[300 -525 18.75 18.75], 'FaceColor',[1 1 1]);
rectangle('Position',[318.75 -525 18.75 18.75], 'FaceColor',[0 0 0]);
rectangle('Position',[375 -506.25 18.75 18.75], 'FaceColor',[1 1 1]);
rectangle('Position',[393.75 -506.25 18.75 18.75], 'FaceColor',[1 1 1]);
rectangle('Position',[375 -525 18.75 18.75], 'FaceColor',[0 0 0]);
rectangle('Position',[393.75 -525 18.75 18.75], 'FaceColor',[0 0 0]);
rectangle('Position',[412.5 -506.25 18.75 18.75], 'FaceColor',[1 1 1]);
rectangle('Position',[431.25 -506.25 18.75 18.75], 'FaceColor',[1 1 1]);
rectangle('Position',[412.5 -525 18.75 18.75], 'FaceColor',[0 0 0]);
rectangle('Position',[431.25 -525 18.75 18.75], 'FaceColor',[1 1 1]);
rectangle('Position',[300 -543.75 18.75 18.75], 'FaceColor',[1 1 1]);
rectangle('Position',[318.75 -543.75 18.75 18.75], 'FaceColor',[0 0 0]);
rectangle('Position',[300 -562.5 18.75 18.75], 'FaceColor',[1 1 1]);
rectangle('Position',[318.75 -562.5 18.75 18.75], 'FaceColor',[0 0 0]);
rectangle('Position',[300 -581.25 18.75 18.75], 'FaceColor',[1 1 1]);
rectangle('Position',[318.75 -581.25 18.75 18.75], 'FaceColor',[0 0 0]);
rectangle('Position',[300 -600 18.75 18.75], 'FaceColor',[0 0 0]);
rectangle('Position',[318.75 -600 18.75 18.75], 'FaceColor',[0 0 0]);
rectangle('Position',[375 -543.75 18.75 18.75], 'FaceColor',[0 0 0]);
rectangle('Position',[393.75 -543.75 18.75 18.75], 'FaceColor',[0 0 0]);
rectangle('Position',[375 -562.5 18.75 18.75], 'FaceColor',[1 1 1]);
rectangle('Position',[393.75 -562.5 18.75 18.75], 'FaceColor',[1 1 1]);
rectangle('Position',[412.5 -543.75 18.75 18.75], 'FaceColor',[0 0 0]);
rectangle('Position',[431.25 -543.75 18.75 18.75], 'FaceColor',[1 1 1]);
rectangle('Position',[412.5 -562.5 18.75 18.75], 'FaceColor',[1 1 1]);
rectangle('Position',[431.25 -562.5 18.75 18.75], 'FaceColor',[1 1 1]);
rectangle('Position',[375 -581.25 18.75 18.75], 'FaceColor',[1 1 1]);
rectangle('Position',[393.75 -581.25 18.75 18.75], 'FaceColor',[1 1 1]);
rectangle('Position',[375 -600 18.75 18.75], 'FaceColor',[0 0 0]);
rectangle('Position',[393.75 -600 18.75 18.75], 'FaceColor',[0 0 0]);
rectangle('Position',[412.5 -581.25 18.75 18.75], 'FaceColor',[1 1 1]);
rectangle('Position',[431.25 -581.25 18.75 18.75], 'FaceColor',[1 1 1]);
rectangle('Position',[412.5 -600 18.75 18.75], 'FaceColor',[0 0 0]);
rectangle('Position',[431.25 -600 18.75 18.75], 'FaceColor',[0 0 0]);
rectangle('Position',[450 -468.75 18.75 18.75], 'FaceColor',[0 0 0]);
rectangle('Position',[468.75 -468.75 18.75 18.75], 'FaceColor',[0 0 0]);
rectangle('Position',[450 -487.5 18.75 18.75], 'FaceColor',[1 1 1]);
rectangle('Position',[468.75 -487.5 18.75 18.75], 'FaceColor',[1 1 1]);
rectangle('Position',[525 -468.75 18.75 18.75], 'FaceColor',[0 0 0]);
rectangle('Position',[543.75 -468.75 18.75 18.75], 'FaceColor',[0 0 0]);
rectangle('Position',[525 -487.5 18.75 18.75], 'FaceColor',[1 1 1]);
rectangle('Position',[543.75 -487.5 18.75 18.75], 'FaceColor',[1 1 1]);
rectangle('Position',[562.5 -468.75 18.75 18.75], 'FaceColor',[0 0 0]);
rectangle('Position',[581.25 -468.75 18.75 18.75], 'FaceColor',[0 0 0]);
rectangle('Position',[562.5 -487.5 18.75 18.75], 'FaceColor',[1 1 1]);
rectangle('Position',[581.25 -487.5 18.75 18.75], 'FaceColor',[0 0 0]);
rectangle('Position',[562.5 -506.25 18.75 18.75], 'FaceColor',[1 1 1]);
rectangle('Position',[581.25 -506.25 18.75 18.75], 'FaceColor',[0 0 0]);
rectangle('Position',[562.5 -525 18.75 18.75], 'FaceColor',[1 1 1]);
rectangle('Position',[581.25 -525 18.75 18.75], 'FaceColor',[0 0 0]);
rectangle('Position',[487.5 -543.75 18.75 18.75], 'FaceColor',[0 0 0]);
rectangle('Position',[506.25 -543.75 18.75 18.75], 'FaceColor',[0 0 0]);
rectangle('Position',[487.5 -562.5 18.75 18.75], 'FaceColor',[1 1 1]);
rectangle('Position',[506.25 -562.5 18.75 18.75], 'FaceColor',[1 1 1]);
rectangle('Position',[450 -581.25 18.75 18.75], 'FaceColor',[1 1 1]);
rectangle('Position',[468.75 -581.25 18.75 18.75], 'FaceColor',[1 1 1]);
rectangle('Position',[450 -600 18.75 18.75], 'FaceColor',[0 0 0]);
rectangle('Position',[468.75 -600 18.75 18.75], 'FaceColor',[0 0 0]);
rectangle('Position',[487.5 -581.25 18.75 18.75], 'FaceColor',[1 1 1]);
rectangle('Position',[506.25 -581.25 18.75 18.75], 'FaceColor',[1 1 1]);
rectangle('Position',[487.5 -600 18.75 18.75], 'FaceColor',[0 0 0]);
rectangle('Position',[506.25 -600 18.75 18.75], 'FaceColor',[0 0 0]);
rectangle('Position',[562.5 -543.75 18.75 18.75], 'FaceColor',[1 1 1]);
rectangle('Position',[581.25 -543.75 18.75 18.75], 'FaceColor',[0 0 0]);
rectangle('Position',[562.5 -562.5 18.75 18.75], 'FaceColor',[1 1 1]);
rectangle('Position',[581.25 -562.5 18.75 18.75], 'FaceColor',[0 0 0]);
rectangle('Position',[525 -581.25 18.75 18.75], 'FaceColor',[1 1 1]);
rectangle('Position',[543.75 -581.25 18.75 18.75], 'FaceColor',[1 1 1]);
rectangle('Position',[525 -600 18.75 18.75], 'FaceColor',[0 0 0]);
rectangle('Position',[543.75 -600 18.75 18.75], 'FaceColor',[0 0 0]);
rectangle('Position',[562.5 -581.25 18.75 18.75], 'FaceColor',[1 1 1]);
rectangle('Position',[581.25 -581.25 18.75 18.75], 'FaceColor',[0 0 0]);
rectangle('Position',[562.5 -600 18.75 18.75], 'FaceColor',[0 0 0]);
rectangle('Position',[581.25 -600 18.75 18.75], 'FaceColor',[0 0 0]);
X=[560,543.75,515.625,496.875,468.75,440.625,440.625,431.25,412.5,365.625,346.875,328.125,309.375,281.25,243.75,243.75,206.25,168.75,131.25,93.75,103.125,103.125,103.125,103.125,93.75,56.25,40];
Y=[-560,-543.75,-553.125,-553.125,-543.75,-515.625,-496.875,-468.75,-412.5,-403.125,-403.125,-403.125,-403.125,-393.75,-356.25,-318.75,-281.25,-243.75,-206.25,-168.75,-140.625,-121.875,-103.125,-84.375,-56.25,-56.25,-40];
hold on;
plot(X,Y,'r');
legend('2239.73','Location','southoutside');
